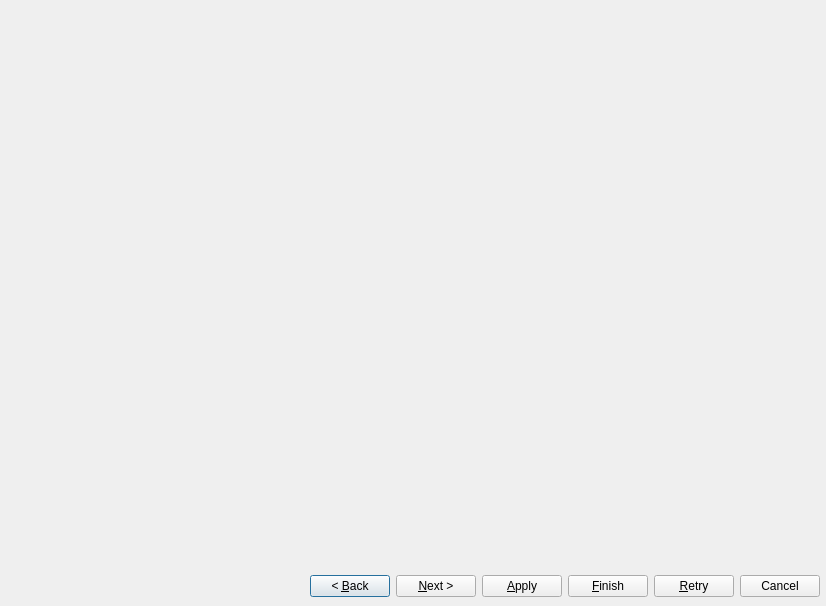
<?xml version="1.0" encoding="UTF-8"?>
<ui version="4.0">
 <class>alt::Wizard</class>
 <widget class="QDialog" name="alt::Wizard">
  <property name="windowModality">
   <enum>Qt::WindowModality::ApplicationModal</enum>
  </property>
  <property name="geometry">
   <rect>
    <x>0</x>
    <y>0</y>
    <width>826</width>
    <height>606</height>
   </rect>
  </property>
  <property name="windowTitle">
   <string notr="true"/>
  </property>
  <layout class="QGridLayout" name="gridLayout">
   <property name="leftMargin">
    <number>6</number>
   </property>
   <property name="topMargin">
    <number>6</number>
   </property>
   <property name="rightMargin">
    <number>6</number>
   </property>
   <property name="bottomMargin">
    <number>6</number>
   </property>
   <item row="0" column="0">
    <widget class="QStackedWidget" name="stackedWidget">
     <property name="currentIndex">
      <number>-1</number>
     </property>
    </widget>
   </item>
   <item row="1" column="0">
    <layout class="QHBoxLayout" name="horizontalLayout">
     <item>
      <widget class="alt::ApplyStatusBar" name="statusBar" native="true"/>
     </item>
     <item>
      <spacer name="applyHorizontalSpacer">
       <property name="orientation">
        <enum>Qt::Orientation::Horizontal</enum>
       </property>
       <property name="sizeHint" stdset="0">
        <size>
         <width>503</width>
         <height>28</height>
        </size>
       </property>
      </spacer>
     </item>
     <item>
      <widget class="QPushButton" name="backButton">
       <property name="text">
        <string>&lt; &amp;Back</string>
       </property>
      </widget>
     </item>
     <item>
      <widget class="QPushButton" name="nextButton">
       <property name="text">
        <string>&amp;Next &gt;</string>
       </property>
      </widget>
     </item>
     <item>
      <widget class="QPushButton" name="applyButton">
       <property name="text">
        <string>&amp;Apply</string>
       </property>
       <property name="icon">
        <iconset theme="emblem-default"/>
       </property>
      </widget>
     </item>
     <item>
      <widget class="QPushButton" name="finishButton">
       <property name="text">
        <string>&amp;Finish</string>
       </property>
       <property name="icon">
        <iconset theme="emblem-default"/>
       </property>
      </widget>
     </item>
     <item>
      <widget class="QPushButton" name="retryButton">
       <property name="text">
        <string>&amp;Retry</string>
       </property>
      </widget>
     </item>
     <item>
      <widget class="QPushButton" name="cancelButton">
       <property name="text">
        <string>Cancel</string>
       </property>
       <property name="icon">
        <iconset theme="QIcon::ThemeIcon::ProcessStop"/>
       </property>
       <property name="autoDefault">
        <bool>false</bool>
       </property>
      </widget>
     </item>
    </layout>
   </item>
  </layout>
 </widget>
 <customwidgets>
  <customwidget>
   <class>alt::ApplyStatusBar</class>
   <extends>QWidget</extends>
   <header>ui/statusbar/applystatusbar.h</header>
   <container>1</container>
  </customwidget>
 </customwidgets>
 <resources/>
 <connections>
  <connection>
   <sender>finishButton</sender>
   <signal>clicked()</signal>
   <receiver>alt::Wizard</receiver>
   <slot>accept()</slot>
   <hints>
    <hint type="sourcelabel">
     <x>649</x>
     <y>475</y>
    </hint>
    <hint type="destinationlabel">
     <x>349</x>
     <y>249</y>
    </hint>
   </hints>
  </connection>
  <connection>
   <sender>cancelButton</sender>
   <signal>clicked()</signal>
   <receiver>alt::Wizard</receiver>
   <slot>reject()</slot>
   <hints>
    <hint type="sourcelabel">
     <x>304</x>
     <y>475</y>
    </hint>
    <hint type="destinationlabel">
     <x>349</x>
     <y>249</y>
    </hint>
   </hints>
  </connection>
 </connections>
</ui>
